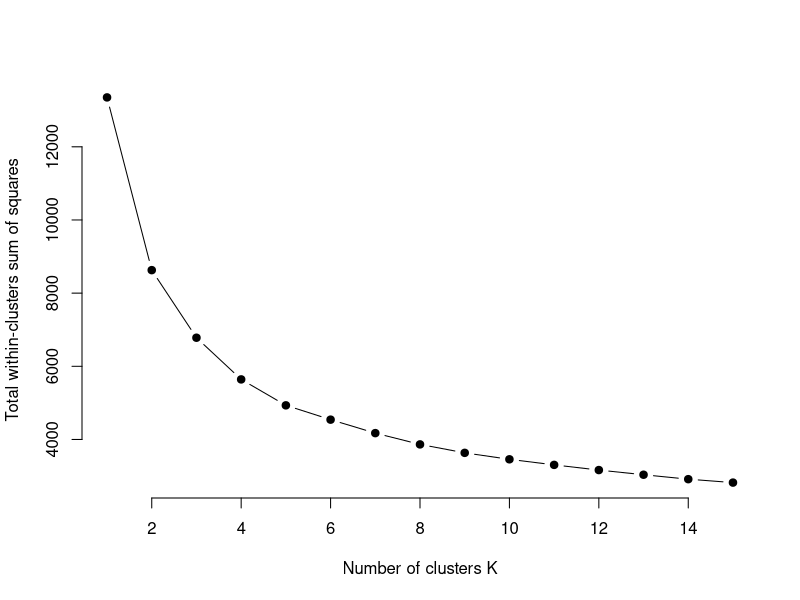
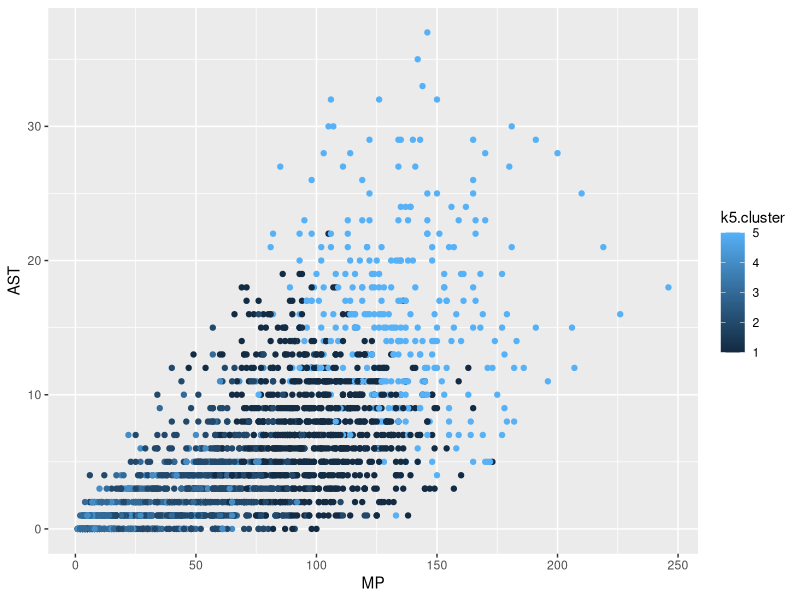
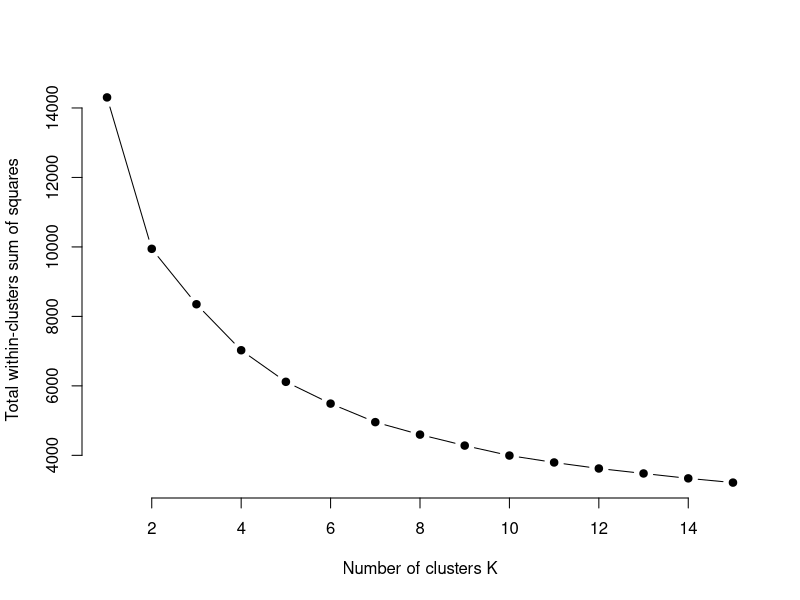

R code for these plots, in order:
## ---- chunk 1
library(tidyverse)
library(cluster)

set.seed(1234)
## ---- chunk 2
players <- read_csv("data/players20.csv")
## ---- chunk 3
playersselected <- players %>% 
  filter(MP>0) %>% filter(Pos == "G") %>% 
  select(Player, Team, Pos, MP, `FG%`, `3P%`, AST, TOV, PTS) %>% 
  na.omit() 
## ---- chunk 4
playersscaled <- playersselected %>% 
  select(MP, `FG%`, `3P%`, AST, TOV, PTS) %>% 
  mutate_all(scale) %>% 
  na.omit()
## ---- chunk 5
# function to compute total within-cluster sum of square 
wss <- function(k) {
  kmeans(playersscaled, k, nstart = 10 )$tot.withinss
}

# Compute and plot wss for k = 1 to k = 15
k.values <- 1:15

# extract wss for 2-15 clusters
wss_values <- map_dbl(k.values, wss)

plot(k.values, wss_values,
       type="b", pch = 19, frame = FALSE, 
       xlab="Number of clusters K",
       ylab="Total within-clusters sum of squares")
## ---- chunk 6
k5 <- kmeans(playersscaled, centers = 5, nstart = 25)
## ---- chunk 7
k5
## ---- chunk 8
playercluster <- data.frame(playersselected, k5$cluster) 
## ---- chunk 9
cm <- playercluster %>% filter(Player == "Cam Mack")

cm
## ---- chunk 10
ggplot() + 
  geom_point(data=playercluster, aes(x=MP, y=AST, color=k5.cluster)) + 
  geom_point(data=cm, aes(x=MP, y=AST), color="red")
## ---- chunk 11
big10 <- c("Nebraska Cornhuskers", "Iowa Hawkeyes", "Minnesota Golden Gophers", "Illinois Fighting Illini", "Northwestern Wildcats", "Wisconsin Badgers", "Indiana Hoosiers", "Purdue Boilermakers", "Ohio State Buckeyes", "Michigan Wolverines", "Michigan State Spartans", "Penn State Nittany Lions", "Rutgers Scarlet Knights", "Maryland Terrapins")

playercluster %>% filter(k5.cluster == 5) %>% filter(Team %in% big10) %>% arrange(desc(MP))
## ---- chunk 12
playersadvanced <- players %>% 
  filter(MP>0) %>% 
  filter(Pos == "G") %>% 
  select(Player, Team, Pos, PER, `TS%`, PProd, `AST%`, `WS/40`, BPM) %>% 
  na.omit() 
## ---- chunk 13
playersadvscaled <- playersadvanced %>% 
  select(PER, `TS%`, PProd, `AST%`, `WS/40`, BPM) %>% 
  mutate_all(scale) %>% 
  na.omit()
## ---- chunk 14
# function to compute total within-cluster sum of square 
wss <- function(k) {
  kmeans(playersadvscaled, k, nstart = 10 )$tot.withinss
}

# Compute and plot wss for k = 1 to k = 15
k.values <- 1:15

# extract wss for 2-15 clusters
wss_values <- map_dbl(k.values, wss)

plot(k.values, wss_values,
       type="b", pch = 19, frame = FALSE, 
       xlab="Number of clusters K",
       ylab="Total within-clusters sum of squares")
## ---- chunk 15
advk5 <- kmeans(playersadvscaled, centers = 5, nstart = 25)
## ---- chunk 16
advk5
## ---- chunk 17
playeradvcluster <- data.frame(playersadvanced, advk5$cluster) 
## ---- chunk 18
cmadv <- playeradvcluster %>% filter(Player == "Cam Mack")

cmadv
## ---- chunk 19
playeradvcluster %>% 
  filter(advk5.cluster == 3) %>% 
  filter(Team %in% big10) %>% 
  arrange(desc(PProd))

